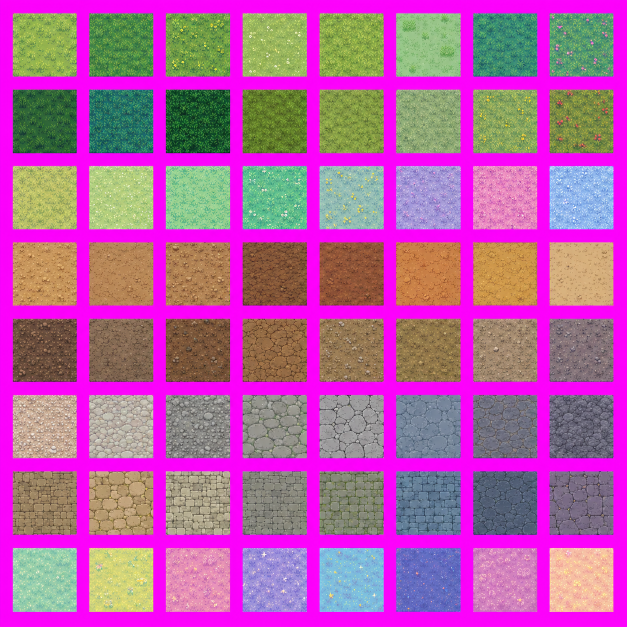
#> input picture tilesets/ファンタジー地面タイルシート.png, 1254 x 1254 px (shown at 1/2 size)
$ python slice_tiles.py
#> lines starting #> are read from the running program, lines starting #| are printed output that depends on the picture; after the words box and inside, x2 and y2 are one past the last pixel; in counts of white or black regions, pixels touching at a corner belong together
# -*- coding: utf-8 -*-
"""タイルシート(マゼンタ背景)からタイルを切り出し、アトラスWebP + tiles.json を生成する。

- グリッドではなく連結成分ベース: マゼンタで区切られた「ひとかたまり」を1タイルとして検出
  (タイル内部の細かいマゼンタ隙間は膨張処理でブリッジするので、草の房などは分割されない)
- マゼンタ除去は2段階: 純マゼンタのハード判定 + 境界リングでのブレンド(フリンジ)除去
- tilesets/*.png を自動検出。SHEETS に無い新規ファイルも自動でシート登録される
- 各タイルは最大 TILE_PX px に縮小し、シートごとに8列グリッドのアトラスへ詰める
"""
import glob
import json
import math
import os
import re

import numpy as np
from PIL import Image
from scipy import ndimage

HERE = os.path.dirname(__file__)
SRC_DIR = os.path.join(HERE, "..", "tilesets")
OUT_DIR = os.path.join(HERE, "..", "assets")
TILE_PX = 64            # アトラス内の1タイル最大辺
MAGENTA_DIST = 105      # 純マゼンタ判定のユークリッド距離しきい値
FRINGE_MAGENTA = 45     # リング内のフリンジ判定: min(R,B)-G がこれ以上なら除去
FRINGE_RING = 4         # 透明部から何pxをフリンジ検査対象にするか
BRIDGE_PX = 3           # タイル内の隙間をブリッジする膨張半径(px)
MERGE_GAP = 16          # この距離未満で隣接する断片は統合候補
MAX_TILE = 180          # 統合後にこのサイズを超えるなら別タイルとみなす(隣接タイルの誤結合防止)
MIN_AREA = 400          # タイルとみなす最小面積(px^2、ノイズ除去)
COLS = 8                # アトラスの列数

# 既知シートの表示順・キー・タブ名。ここに無いPNGはファイル名から自動登録される
SHEETS = [
    # ---- 背景タイル(下敷き用の地面系) ----
    ("ファンタジー地面タイルシート.png", "ground", "地面"),
    ("背の高い草のピクセルタイルシート.png", "grass", "草"),
    ("水と岸辺のピクセルタイルシート.png", "water", "水辺"),
    ("ファンタジー崖と断崖のタイルセット.png", "cliff", "崖"),
    ("峡谷と火山の地形タイルシート.png", "canyon", "峡谷"),
    ("ファンタジーフォレストと洞窟の地面.png", "forest", "森床"),
    ("湖畔と市場の地面タイルシート.png", "lake", "湖畔"),
    ("ドリームタワーの床タイルシート.png", "tower", "塔床"),
    ("ファンタジー背景用ドット絵タイルシート.png", "bg", "背景"),
    ("魔法の階段と橋のピクセルタイル.png", "bridge", "階段橋"),
    # ---- オブジェクトタイル(上に置く用の建物・自然物) ----
    # ラベル名は実際の中身に合わせて命名(ファイル名の建前とは違う場合あり)
    ("ファンタジー村の16軒の家.png", "houseC", "家"),                     # 普通のコテージ集
    ("夢物語の16の家マップセット.png", "houseA", "夢家"),                  # ツリーハウス・キノコ家など特殊家
    ("夢物語の町の建物スプライトシート.png", "houseB", "施設"),            # 教会・店・城など大型建物
    ("16種類の樹木ピクセルアートシート.png", "trees", "大樹"),             # 大きな樹木16種
    ("夢幻の森のゲーム用スプライトシート.png", "wilds", "森木"),           # 森の木・茂み・キノコ
    ("ファンタジー風自然オブジェクトシート.png", "small", "小植物"),        # 小さな草・花・切株
    ("夢幻世界の特別地物スプライトシート.png", "facility", "自然物"),      # 岩・水辺物・水晶・門
    ("ポケモン風ドット絵地形パーツ.png", "terrain", "地形"),               # 岩・崖・階段・柵
    ("ポケモン風RPGオブジェクトシート.png", "plants", "生活物"),           # 井戸・柵・カート・看板
    ("夢の街の装飾オブジェクトシート.png", "decor", "街小物"),             # 看板・宝箱・彫像
]

STRIP_WORDS = ["のピクセルタイルシート", "ピクセルタイルシート", "のタイルシート",
               "タイルシート", "のタイルセット", "タイルセット", "のピクセルタイル",
               "ピクセルタイル", "ドット絵", "ファンタジー"]


def discover_sheets():
    """SHEETS + tilesets/ 内の未登録PNGを (ファイル名, key, label) で返す"""
    known = {f for f, _, _ in SHEETS}
    result = [s for s in SHEETS if os.path.exists(os.path.join(SRC_DIR, s[0]))]
    extras = sorted(os.path.basename(p) for p in glob.glob(os.path.join(SRC_DIR, "*.png"))
                    if os.path.basename(p) not in known)
    for i, fname in enumerate(extras):
        label = os.path.splitext(fname)[0]
        for w in STRIP_WORDS:
            label = label.replace(w, "")
        label = re.sub(r"[ _\-]+", "", label) or f"追加{i + 1}"
        result.append((fname, f"extra{i:02d}", label[:8]))
#> in slice_sheet, im is the input picture: PIL image 1254x1254 RGB; mean R, G, B 178.5, 94.7, 162
    return result


def magenta_masks(arr):
    """arr: HxWx3 uint8 -> (hard, fringe_ok) のbool配列2つ

    hard: 純マゼンタ(完全に透過)
    fringe: hard周辺リング内でマゼンタ被りが強いピクセル(こちらも透過)
    """
    a = arr.astype(np.int32)
    diff = a - np.array([255, 0, 255])
    hard = np.sqrt((diff ** 2).sum(axis=2)) < MAGENTA_DIST
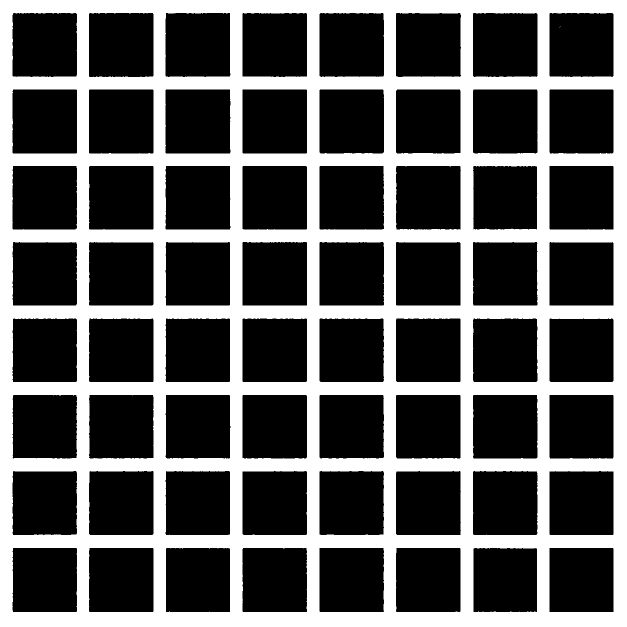
#> hard: shape (1254, 1254) bool (shown at 1/2 size); 33.6% white; 2 white regions (1 under 20 px), largest, box (x1, y1, x2, y2) and area: (0, 0, 1254, 1254) 528972
    ring = ndimage.binary_dilation(hard, iterations=FRINGE_RING) & ~hard
#> ring: shape (1254, 1254) bool; 8% white; 65 white regions, largest, box (x1, y1, x2, y2) and area: (331, 179, 461, 307) 1992, (485, 179, 614, 307) 1989, (178, 179, 307, 307) 1988
    magentaness = np.minimum(a[:, :, 0], a[:, :, 2]) - a[:, :, 1]
    fringe = ring & (magentaness > FRINGE_MAGENTA)
#> fringe: shape (1254, 1254) bool; 1.3% white in thin lines or dots
    return hard, fringe


def slice_sheet(path):
    im = Image.open(path).convert("RGB")
    arr = np.array(im)
    hard, fringe = magenta_masks(arr)
    transparent = hard | fringe
#> transparent: shape (1254, 1254) bool; 35% white; 33 white regions (30 under 20 px), largest, box (x1, y1, x2, y2) and area: (0, 0, 1254, 1254) 549882, (383, 1098, 402, 1100) 28, (1117, 52, 1123, 56) 21
    content = ~transparent

    # タイル内の細かい隙間(草の間のマゼンタ等)をブリッジしてから連結成分を取る
    bridged = ndimage.binary_dilation(content, iterations=BRIDGE_PX)
#> bridged: shape (1254, 1254) bool; 71.3% white; 1 black region, box (x1, y1, x2, y2) and area: (0, 0, 1254, 1254) 451100
    labels, n = ndimage.label(bridged)
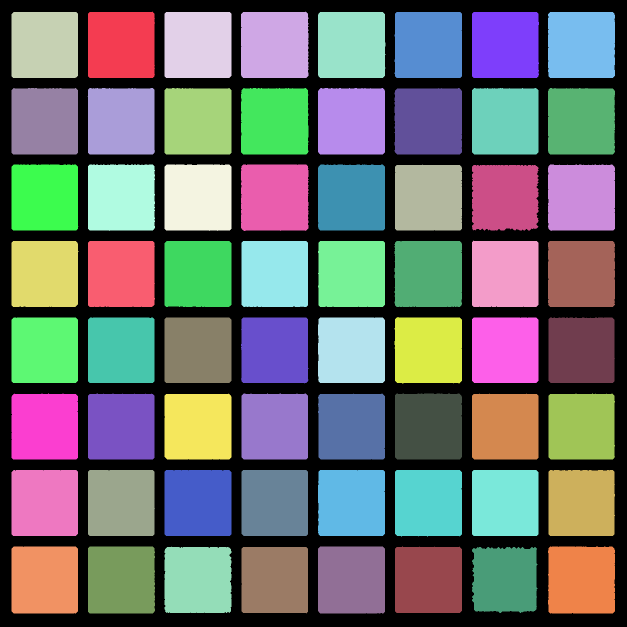
#> labels: shape (1254, 1254) int32 (shown at 1/2 size); 65 distinct labels, from 0 to 64; one colour per label, 0 black
#> n = 64
    boxes = []
    for sl in ndimage.find_objects(labels):
        sub = content[sl]
        area = sub.sum()
        if area == 0:
            continue
        ys, xs = np.nonzero(sub)
        y0 = sl[0].start + ys.min()
        y1 = sl[0].start + ys.max() + 1
        x0 = sl[1].start + xs.min()
        x1 = sl[1].start + xs.max() + 1
        boxes.append([x0, y0, x1, y1, area])
#> this loop made 64 passes
#> (area, y0, y1, x0, x1) on passes 1 to 12: (16009, 26, 153, 179, 307), (16189, 26, 153, 485, 614), (15999, 27, 153, 26, 153), (16127, 27, 153, 332, 460), (16134, 27, 153, 639, 768), (16139, 27, 153, 792, 921), (16017, 27, 153, 947, 1075), (16051, 27, 153, 1099, 1227), (16035, 179, 306, 26, 153), (16036, 179, 306, 178, 307), (16148, 179, 306, 332, 460), (16171, 179, 306, 485, 614)
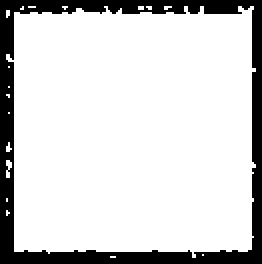
#> sub: shape (132, 131) bool (shown 2 times larger); 83% white; 1 black region, box (x1, y1, x2, y2) and area: (0, 0, 131, 132) 2946
#> after the loop, boxes = 64 items, first 6: [179, 26, 307, 153, 16009], [485, 26, 614, 153, 16189], [26, 27, 153, 153, 15999], [332, 27, 460, 153, 16127], [639, 27, 768, 153, 16134], [792, 27, 921, 153, 16139]

    # 断片の統合: 近接していて、統合後もタイルサイズに収まるものだけ結合する
    # (葉のはみ出しで隣接タイル同士が近くても、結合後が大きすぎれば別タイルのまま)
    merged = True
    while merged:
        merged = False
        for i in range(len(boxes)):
            for j in range(i + 1, len(boxes)):
                a, b = boxes[i], boxes[j]
                gx = max(a[0], b[0]) - min(a[2], b[2])   # 負ならX軸で重なり
                gy = max(a[1], b[1]) - min(a[3], b[3])
                nx0, ny0 = min(a[0], b[0]), min(a[1], b[1])
                nx1, ny1 = max(a[2], b[2]), max(a[3], b[3])
                if (max(gx, gy) < MERGE_GAP
                        and nx1 - nx0 <= MAX_TILE and ny1 - ny0 <= MAX_TILE):
                    boxes[i] = [nx0, ny0, nx1, ny1, a[4] + b[4]]
                    boxes.pop(j)
                    merged = True
                    break
            if merged:
                break

    boxes = [(x0, y0, x1, y1) for x0, y0, x1, y1, area in boxes if area >= MIN_AREA]
#> boxes = 64 items, first 6: (179, 26, 307, 153), (485, 26, 614, 153), (26, 27, 153, 153), (332, 27, 460, 153), (639, 27, 768, 153), (792, 27, 921, 153)

    # 行ごとにまとめて左→右、上→下の順に並べる
    boxes.sort(key=lambda b: (b[1] + b[3]) / 2)
    rows = []
    for b in boxes:
        cy = (b[1] + b[3]) / 2
        if rows and cy < rows[-1]["until"]:
            rows[-1]["items"].append(b)
            rows[-1]["until"] = max(rows[-1]["until"], b[3] - (b[3] - b[1]) * 0.3)
        else:
            rows.append({"items": [b], "until": b[3] - (b[3] - b[1]) * 0.3})
#> this loop made 64 passes
#> (b, cy) on passes 1 to 12: ((179, 26, 307, 153), 89.5), ((485, 26, 614, 153), 89.5), ((26, 27, 153, 153), 90), ((332, 27, 460, 153), 90), ((639, 27, 768, 153), 90), ((792, 27, 921, 153), 90), ((947, 27, 1075, 153), 90), ((1099, 27, 1227, 153), 90), ((26, 179, 153, 306), 242.5), ((178, 179, 307, 306), 242.5), ((332, 179, 460, 306), 242.5), ((485, 179, 614, 306), 242.5)
#> cy on passes 61 to 64: 1160, 1160, 1160, 1160.5
#> after the loop, rows = 8 items
    ordered = [b for r in rows for b in sorted(r["items"], key=lambda b: b[0])]
#> ordered = 64 items, first 6: (26, 27, 153, 153), (179, 26, 307, 153), (332, 27, 460, 153), (485, 26, 614, 153), (639, 27, 768, 153), (792, 27, 921, 153)

    tiles = []
    for (x0, y0, x1, y1) in ordered:
        alpha = np.where(transparent[y0:y1, x0:x1], 0, 255).astype(np.uint8)
        rgba = np.dstack([arr[y0:y1, x0:x1], alpha])
        tiles.append(Image.fromarray(rgba, "RGBA"))
#> this loop made 64 passes
#> (x0, y0, x1, y1) on passes 1 to 12: (26, 27, 153, 153), (179, 26, 307, 153), (332, 27, 460, 153), (485, 26, 614, 153), (639, 27, 768, 153), (792, 27, 921, 153), (947, 27, 1075, 153), (1099, 27, 1227, 153), (26, 179, 153, 306), (178, 179, 307, 306), (332, 179, 460, 306), (485, 179, 614, 306)
#> pass 1, in slice_sheet, `rgba = np.dstack([arr[y0:y1, x0:x1], alpha])`:
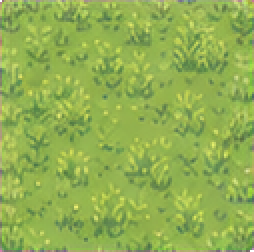
#> rgba: shape (126, 127, 4) (shown 2 times larger); mean R, G, B, A 144.7, 175.5, 81.8, 255; transparent parts drawn white
#> after the loop:
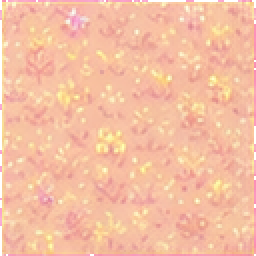
#> rgba: shape (128, 128, 4) (shown 2 times larger); mean R, G, B, A 245.7, 190.4, 162.4, 252.2; transparent parts drawn white
#> after the loop, tiles = 64 items
    return tiles


def main():
    os.makedirs(OUT_DIR, exist_ok=True)
    meta = {"tilePx": TILE_PX, "sheets": []}
    for fname, key, label in discover_sheets():
        tiles = slice_sheet(os.path.join(SRC_DIR, fname))
        rows = math.ceil(len(tiles) / COLS)
#> rows = 8
        atlas = Image.new("RGBA", (COLS * TILE_PX, max(1, rows) * TILE_PX), (0, 0, 0, 0))
#> atlas: PIL image 512x512 RGBA; every value is 0
        entries = []
        for i, t in enumerate(tiles):
            scale = min(TILE_PX / t.width, TILE_PX / t.height, 1.0)
            w, h = max(1, round(t.width * scale)), max(1, round(t.height * scale))
            t2 = t.resize((w, h), Image.LANCZOS)
            cx = (i % COLS) * TILE_PX + (TILE_PX - w) // 2
            cy = (i // COLS) * TILE_PX + (TILE_PX - h) // 2
            atlas.paste(t2, (cx, cy))
            entries.append({"x": cx, "y": cy, "w": w, "h": h})
#> this loop made 64 passes
#> (scale, h, cx, cy) on passes 1 to 12: (0.504, 63, 0, 0), (0.5, 64, 64, 0), (0.5, 63, 128, 0), (0.496, 63, 192, 0), (0.496, 63, 256, 0), (0.496, 63, 320, 0), (0.5, 63, 384, 0), (0.5, 63, 448, 0), (0.504, 64, 0, 64), (0.496, 63, 64, 64), (0.5, 64, 128, 64), (0.496, 63, 192, 64)
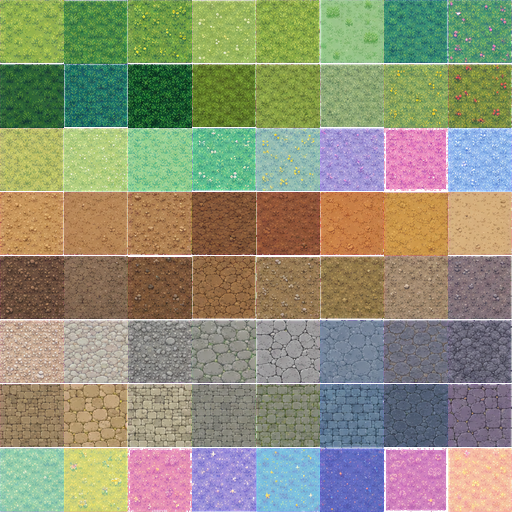
#> atlas: PIL image 512x512 RGBA; mean R, G, B, A 140, 140.5, 115.6, 249.4; transparent parts drawn white
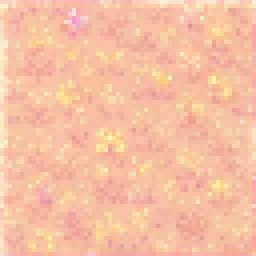
#> t2: PIL image 64x64 RGBA (shown 4 times larger); mean R, G, B, A 245.8, 191.4, 162, 252.3; transparent parts drawn white
#> after the loop, entries = 64 items
        out = os.path.join(OUT_DIR, f"atlas_{key}.webp")
        atlas.save(out, lossless=True, quality=100, method=4)
        meta["sheets"].append({"key": key, "label": label, "file": f"assets/atlas_{key}.webp",
                               "cols": COLS, "count": len(tiles), "tiles": entries})
        print(f"{label}: {len(tiles)} tiles -> {out} ({os.path.getsize(out)//1024} KB)")
#| 地面: 64 tiles -> tools/../assets/atlas_ground.webp (441 KB)
#> pass 2 of the loop in main, `for fname, key, label in discover_sheets():`:
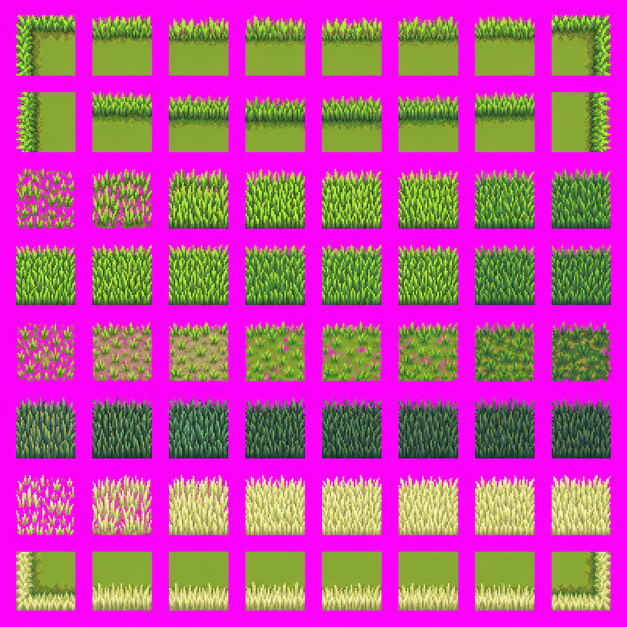
#> input picture tilesets/背の高い草のピクセルタイルシート.png, 1254 x 1254 px (shown at 1/2 size)
#> in slice_sheet, im is the input picture: PIL image 1254x1254 RGB; mean R, G, B 186.3, 80.9, 155.5
#> hard: shape (1254, 1254) bool; 47.2% white; 99 white regions (64 under 20 px), largest, box (x1, y1, x2, y2) and area: (0, 0, 1254, 1254) 740269, (97, 662, 109, 705) 272, (41, 412, 64, 443) 189
#> ring: shape (1254, 1254) bool; 9.8% white; 126 white regions (11 under 20 px), largest, box (x1, y1, x2, y2) and area: (32, 337, 150, 457) 4559, (184, 337, 304, 457) 4080, (32, 646, 150, 744) 3944
#> fringe: shape (1254, 1254) bool; 1.7% white in thin lines or dots
#> transparent: shape (1254, 1254) bool; 48.9% white; 58 white regions (20 under 20 px), largest, box (x1, y1, x2, y2) and area: (0, 0, 1254, 1254) 766926, (271, 373, 287, 427) 345, (267, 999, 285, 1046) 330
#> bridged: shape (1254, 1254) bool; 59.2% white; 131 black regions (87 under 20 px), largest, box (x1, y1, x2, y2) and area: (0, 0, 1254, 1254) 638747, (76, 1005, 98, 1052) 209, (76, 398, 98, 431) 171
#> labels: shape (1254, 1254) int32; 68 distinct labels, from 0 to 67
#> n = 67
#> the loop in slice_sheet (call 2), `for sl in ndimage.find_objects(labels):` made 67 passes
#> (area, y0, x0, x1) on passes 1 to 5: (13819, 30, 32, 151), (12908, 30, 491, 610), (13736, 30, 1103, 1222), (13465, 31, 185, 304), (12959, 32, 797, 916)
#> after the loop in slice_sheet (call 2), `for sl in ndimage.find_objects(labels):`:
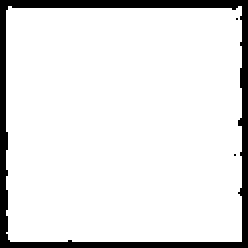
#> sub: shape (124, 124) bool (shown 2 times larger); 89.4% white; 3 black regions (2 under 20 px), largest, box (x1, y1, x2, y2) and area: (0, 0, 124, 124) 1634
#> the loop in slice_sheet (call 2), `for b in boxes:` made 64 passes
#> b on passes 1 to 8: (32, 30, 151, 151), (491, 30, 610, 151), (1103, 30, 1222, 151), (185, 31, 304, 151), (797, 32, 916, 151), (950, 32, 1070, 151), (338, 34, 457, 151), (644, 34, 763, 151)
#> the loop in slice_sheet (call 2), `for (x0, y0, x1, y1) in ordered:` made 64 passes
#> the loop in main, `for i, t in enumerate(tiles):` made 64 passes
#> pass 2, in main, `t2 = t.resize((w, h), Image.LANCZOS)`:
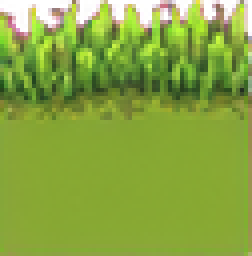
#> t2: PIL image 63x64 RGBA (shown 4 times larger); mean R, G, B, A 127.5, 155.2, 54.7, 240.4; transparent parts drawn white
#| 草: 64 tiles -> tools/../assets/atlas_grass.webp (504 KB)
    with open(os.path.join(OUT_DIR, "tiles.json"), "w", encoding="utf-8") as f:
        json.dump(meta, f, ensure_ascii=False)
    print("done")


if __name__ == "__main__":
    main()
